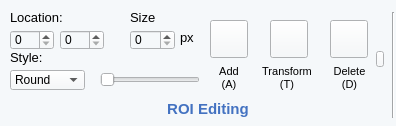
              <widget class="QWidget" name="widget_7" native="true">
               <property name="minimumSize">
                <size>
                 <width>396</width>
                 <height>126</height>
                </size>
               </property>
               <property name="maximumSize">
                <size>
                 <width>396</width>
                 <height>126</height>
                </size>
               </property>
               <property name="styleSheet">
                <string notr="true">background-color: rgb(170, 170, 255);
background-color: rgb(245, 248, 250);</string>
               </property>
               <widget class="Line" name="line_22">
                <property name="geometry">
                 <rect>
                  <x>392</x>
                  <y>12</y>
                  <width>2</width>
                  <height>106</height>
                 </rect>
                </property>
                <property name="sizePolicy">
                 <sizepolicy hsizetype="Fixed" vsizetype="Fixed">
                  <horstretch>0</horstretch>
                  <verstretch>0</verstretch>
                 </sizepolicy>
                </property>
                <property name="minimumSize">
                 <size>
                  <width>2</width>
                  <height>106</height>
                 </size>
                </property>
                <property name="maximumSize">
                 <size>
                  <width>2</width>
                  <height>106</height>
                 </size>
                </property>
                <property name="orientation">
                 <enum>Qt::Vertical</enum>
                </property>
               </widget>
               <widget class="QLabel" name="label_134">
                <property name="geometry">
                 <rect>
                  <x>10</x>
                  <y>10</y>
                  <width>69</width>
                  <height>17</height>
                 </rect>
                </property>
                <property name="sizePolicy">
                 <sizepolicy hsizetype="Fixed" vsizetype="Fixed">
                  <horstretch>0</horstretch>
                  <verstretch>0</verstretch>
                 </sizepolicy>
                </property>
                <property name="font">
                 <font>
                  <family>Arial</family>
                  <pointsize>10</pointsize>
                 </font>
                </property>
                <property name="text">
                 <string>Location:</string>
                </property>
                <property name="alignment">
                 <set>Qt::AlignLeading|Qt::AlignLeft|Qt::AlignTop</set>
                </property>
               </widget>
               <widget class="QLabel" name="label_135">
                <property name="geometry">
                 <rect>
                  <x>130</x>
                  <y>10</y>
                  <width>33</width>
                  <height>18</height>
                 </rect>
                </property>
                <property name="sizePolicy">
                 <sizepolicy hsizetype="Fixed" vsizetype="Fixed">
                  <horstretch>0</horstretch>
                  <verstretch>0</verstretch>
                 </sizepolicy>
                </property>
                <property name="font">
                 <font>
                  <family>Arial</family>
                  <pointsize>10</pointsize>
                 </font>
                </property>
                <property name="text">
                 <string>Size</string>
                </property>
                <property name="alignment">
                 <set>Qt::AlignLeading|Qt::AlignLeft|Qt::AlignTop</set>
                </property>
               </widget>
               <widget class="QSpinBox" name="OnROILocationXValue_5">
                <property name="geometry">
                 <rect>
                  <x>10</x>
                  <y>30</y>
                  <width>44</width>
                  <height>20</height>
                 </rect>
                </property>
                <property name="sizePolicy">
                 <sizepolicy hsizetype="Fixed" vsizetype="Fixed">
                  <horstretch>0</horstretch>
                  <verstretch>0</verstretch>
                 </sizepolicy>
                </property>
                <property name="minimumSize">
                 <size>
                  <width>44</width>
                  <height>20</height>
                 </size>
                </property>
                <property name="maximumSize">
                 <size>
                  <width>44</width>
                  <height>20</height>
                 </size>
                </property>
                <property name="font">
                 <font>
                  <family>Arial</family>
                 </font>
                </property>
               </widget>
               <widget class="QSpinBox" name="OnROISizeValue_5">
                <property name="geometry">
                 <rect>
                  <x>130</x>
                  <y>30</y>
                  <width>45</width>
                  <height>20</height>
                 </rect>
                </property>
                <property name="sizePolicy">
                 <sizepolicy hsizetype="Fixed" vsizetype="Fixed">
                  <horstretch>0</horstretch>
                  <verstretch>0</verstretch>
                 </sizepolicy>
                </property>
                <property name="minimumSize">
                 <size>
                  <width>45</width>
                  <height>20</height>
                 </size>
                </property>
                <property name="maximumSize">
                 <size>
                  <width>45</width>
                  <height>20</height>
                 </size>
                </property>
                <property name="font">
                 <font>
                  <family>Arial</family>
                 </font>
                </property>
               </widget>
               <widget class="QSpinBox" name="OnROILocationYValue_5">
                <property name="geometry">
                 <rect>
                  <x>60</x>
                  <y>30</y>
                  <width>44</width>
                  <height>20</height>
                 </rect>
                </property>
                <property name="sizePolicy">
                 <sizepolicy hsizetype="Fixed" vsizetype="Fixed">
                  <horstretch>0</horstretch>
                  <verstretch>0</verstretch>
                 </sizepolicy>
                </property>
                <property name="minimumSize">
                 <size>
                  <width>44</width>
                  <height>20</height>
                 </size>
                </property>
                <property name="maximumSize">
                 <size>
                  <width>44</width>
                  <height>20</height>
                 </size>
                </property>
                <property name="font">
                 <font>
                  <family>Arial</family>
                 </font>
                </property>
               </widget>
               <widget class="QLabel" name="label_216">
                <property name="geometry">
                 <rect>
                  <x>180</x>
                  <y>30</y>
                  <width>18</width>
                  <height>17</height>
                 </rect>
                </property>
                <property name="sizePolicy">
                 <sizepolicy hsizetype="Fixed" vsizetype="Fixed">
                  <horstretch>0</horstretch>
                  <verstretch>0</verstretch>
                 </sizepolicy>
                </property>
                <property name="font">
                 <font>
                  <family>Arial</family>
                  <pointsize>10</pointsize>
                 </font>
                </property>
                <property name="text">
                 <string>px</string>
                </property>
                <property name="alignment">
                 <set>Qt::AlignLeading|Qt::AlignLeft|Qt::AlignTop</set>
                </property>
               </widget>
               <widget class="QLabel" name="label_223">
                <property name="geometry">
                 <rect>
                  <x>10</x>
                  <y>50</y>
                  <width>40</width>
                  <height>17</height>
                 </rect>
                </property>
                <property name="sizePolicy">
                 <sizepolicy hsizetype="Fixed" vsizetype="Fixed">
                  <horstretch>0</horstretch>
                  <verstretch>0</verstretch>
                 </sizepolicy>
                </property>
                <property name="font">
                 <font>
                  <pointsize>10</pointsize>
                 </font>
                </property>
                <property name="text">
                 <string>Style:</string>
                </property>
                <property name="alignment">
                 <set>Qt::AlignLeading|Qt::AlignLeft|Qt::AlignTop</set>
                </property>
               </widget>
               <widget class="QComboBox" name="OnROIStyleValue_5">
                <property name="geometry">
                 <rect>
                  <x>10</x>
                  <y>70</y>
                  <width>75</width>
                  <height>20</height>
                 </rect>
                </property>
                <property name="sizePolicy">
                 <sizepolicy hsizetype="Fixed" vsizetype="Fixed">
                  <horstretch>0</horstretch>
                  <verstretch>0</verstretch>
                 </sizepolicy>
                </property>
                <property name="minimumSize">
                 <size>
                  <width>75</width>
                  <height>20</height>
                 </size>
                </property>
                <property name="maximumSize">
                 <size>
                  <width>75</width>
                  <height>20</height>
                 </size>
                </property>
                <property name="font">
                 <font>
                  <family>Arial</family>
                 </font>
                </property>
                <item>
                 <property name="text">
                  <string>Round</string>
                 </property>
                </item>
                <item>
                 <property name="text">
                  <string>Square</string>
                 </property>
                </item>
                <item>
                 <property name="text">
                  <string>Freehand</string>
                 </property>
                </item>
               </widget>
               <widget class="QSlider" name="OnROISizeSlider_5">
                <property name="geometry">
                 <rect>
                  <x>100</x>
                  <y>70</y>
                  <width>100</width>
                  <height>20</height>
                 </rect>
                </property>
                <property name="sizePolicy">
                 <sizepolicy hsizetype="Fixed" vsizetype="Fixed">
                  <horstretch>0</horstretch>
                  <verstretch>0</verstretch>
                 </sizepolicy>
                </property>
                <property name="minimumSize">
                 <size>
                  <width>100</width>
                  <height>20</height>
                 </size>
                </property>
                <property name="maximumSize">
                 <size>
                  <width>100</width>
                  <height>20</height>
                 </size>
                </property>
                <property name="orientation">
                 <enum>Qt::Horizontal</enum>
                </property>
               </widget>
               <widget class="QLabel" name="label_49">
                <property name="geometry">
                 <rect>
                  <x>160</x>
                  <y>101</y>
                  <width>96</width>
                  <height>16</height>
                 </rect>
                </property>
                <property name="font">
                 <font>
                  <family>Arial</family>
                  <pointsize>11</pointsize>
                  <weight>75</weight>
                  <bold>true</bold>
                 </font>
                </property>
                <property name="styleSheet">
                 <string notr="true">color: rgb(67, 114, 193);</string>
                </property>
                <property name="text">
                 <string>ROI Editing</string>
                </property>
                <property name="alignment">
                 <set>Qt::AlignCenter</set>
                </property>
               </widget>
               <widget class="QPushButton" name="pushButton_134">
                <property name="geometry">
                 <rect>
                  <x>210</x>
                  <y>20</y>
                  <width>38</width>
                  <height>38</height>
                 </rect>
                </property>
                <property name="sizePolicy">
                 <sizepolicy hsizetype="Fixed" vsizetype="Fixed">
                  <horstretch>0</horstretch>
                  <verstretch>0</verstretch>
                 </sizepolicy>
                </property>
                <property name="minimumSize">
                 <size>
                  <width>38</width>
                  <height>38</height>
                 </size>
                </property>
                <property name="maximumSize">
                 <size>
                  <width>38</width>
                  <height>38</height>
                 </size>
                </property>
                <property name="font">
                 <font>
                  <pointsize>9</pointsize>
                 </font>
                </property>
                <property name="styleSheet">
                 <string notr="true">border-image: url(:/offline/Asset 18.png);</string>
                </property>
                <property name="text">
                 <string/>
                </property>
               </widget>
               <widget class="QPushButton" name="OffROITranButton_5">
                <property name="geometry">
                 <rect>
                  <x>270</x>
                  <y>20</y>
                  <width>38</width>
                  <height>38</height>
                 </rect>
                </property>
                <property name="sizePolicy">
                 <sizepolicy hsizetype="Fixed" vsizetype="Fixed">
                  <horstretch>0</horstretch>
                  <verstretch>0</verstretch>
                 </sizepolicy>
                </property>
                <property name="minimumSize">
                 <size>
                  <width>38</width>
                  <height>38</height>
                 </size>
                </property>
                <property name="maximumSize">
                 <size>
                  <width>38</width>
                  <height>38</height>
                 </size>
                </property>
                <property name="font">
                 <font>
                  <pointsize>9</pointsize>
                 </font>
                </property>
                <property name="styleSheet">
                 <string notr="true">border-image: url(:/offline/Asset 19.png);</string>
                </property>
                <property name="text">
                 <string/>
                </property>
               </widget>
               <widget class="QPushButton" name="OffROIDeleteButton_5">
                <property name="geometry">
                 <rect>
                  <x>330</x>
                  <y>20</y>
                  <width>38</width>
                  <height>38</height>
                 </rect>
                </property>
                <property name="sizePolicy">
                 <sizepolicy hsizetype="Fixed" vsizetype="Fixed">
                  <horstretch>0</horstretch>
                  <verstretch>0</verstretch>
                 </sizepolicy>
                </property>
                <property name="minimumSize">
                 <size>
                  <width>38</width>
                  <height>38</height>
                 </size>
                </property>
                <property name="maximumSize">
                 <size>
                  <width>38</width>
                  <height>38</height>
                 </size>
                </property>
                <property name="font">
                 <font>
                  <pointsize>9</pointsize>
                 </font>
                </property>
                <property name="styleSheet">
                 <string notr="true">border-image: url(:/offline/Asset 20.png);</string>
                </property>
                <property name="text">
                 <string/>
                </property>
               </widget>
               <widget class="QLabel" name="label_227">
                <property name="geometry">
                 <rect>
                  <x>215</x>
                  <y>60</y>
                  <width>28</width>
                  <height>35</height>
                 </rect>
                </property>
                <property name="sizePolicy">
                 <sizepolicy hsizetype="Fixed" vsizetype="Fixed">
                  <horstretch>0</horstretch>
                  <verstretch>0</verstretch>
                 </sizepolicy>
                </property>
                <property name="font">
                 <font>
                  <family>Arial</family>
                  <pointsize>8</pointsize>
                 </font>
                </property>
                <property name="contextMenuPolicy">
                 <enum>Qt::CustomContextMenu</enum>
                </property>
                <property name="layoutDirection">
                 <enum>Qt::LeftToRight</enum>
                </property>
                <property name="text">
                 <string>Add
(A)</string>
                </property>
                <property name="alignment">
                 <set>Qt::AlignCenter</set>
                </property>
               </widget>
               <widget class="QLabel" name="label_228">
                <property name="geometry">
                 <rect>
                  <x>250</x>
                  <y>60</y>
                  <width>74</width>
                  <height>35</height>
                 </rect>
                </property>
                <property name="sizePolicy">
                 <sizepolicy hsizetype="Fixed" vsizetype="Fixed">
                  <horstretch>0</horstretch>
                  <verstretch>0</verstretch>
                 </sizepolicy>
                </property>
                <property name="font">
                 <font>
                  <family>Arial</family>
                  <pointsize>8</pointsize>
                 </font>
                </property>
                <property name="contextMenuPolicy">
                 <enum>Qt::CustomContextMenu</enum>
                </property>
                <property name="layoutDirection">
                 <enum>Qt::LeftToRight</enum>
                </property>
                <property name="text">
                 <string>Transform
(T)</string>
                </property>
                <property name="alignment">
                 <set>Qt::AlignCenter</set>
                </property>
               </widget>
               <widget class="QLabel" name="label_229">
                <property name="geometry">
                 <rect>
                  <x>327</x>
                  <y>60</y>
                  <width>45</width>
                  <height>35</height>
                 </rect>
                </property>
                <property name="sizePolicy">
                 <sizepolicy hsizetype="Fixed" vsizetype="Fixed">
                  <horstretch>0</horstretch>
                  <verstretch>0</verstretch>
                 </sizepolicy>
                </property>
                <property name="font">
                 <font>
                  <family>Arial</family>
                  <pointsize>8</pointsize>
                 </font>
                </property>
                <property name="contextMenuPolicy">
                 <enum>Qt::CustomContextMenu</enum>
                </property>
                <property name="layoutDirection">
                 <enum>Qt::LeftToRight</enum>
                </property>
                <property name="text">
                 <string>Delete
(D)</string>
                </property>
                <property name="alignment">
                 <set>Qt::AlignCenter</set>
                </property>
               </widget>
               <widget class="QPushButton" name="OnROIHideButton_5">
                <property name="geometry">
                 <rect>
                  <x>376</x>
                  <y>51</y>
                  <width>8</width>
                  <height>16</height>
                 </rect>
                </property>
                <property name="sizePolicy">
                 <sizepolicy hsizetype="Fixed" vsizetype="Fixed">
                  <horstretch>0</horstretch>
                  <verstretch>0</verstretch>
                 </sizepolicy>
                </property>
                <property name="minimumSize">
                 <size>
                  <width>8</width>
                  <height>16</height>
                 </size>
                </property>
                <property name="maximumSize">
                 <size>
                  <width>8</width>
                  <height>16</height>
                 </size>
                </property>
                <property name="styleSheet">
                 <string notr="true">border-image: url(:/online/LeftArrow.png);</string>
                </property>
                <property name="text">
                 <string/>
                </property>
               </widget>
              </widget>
